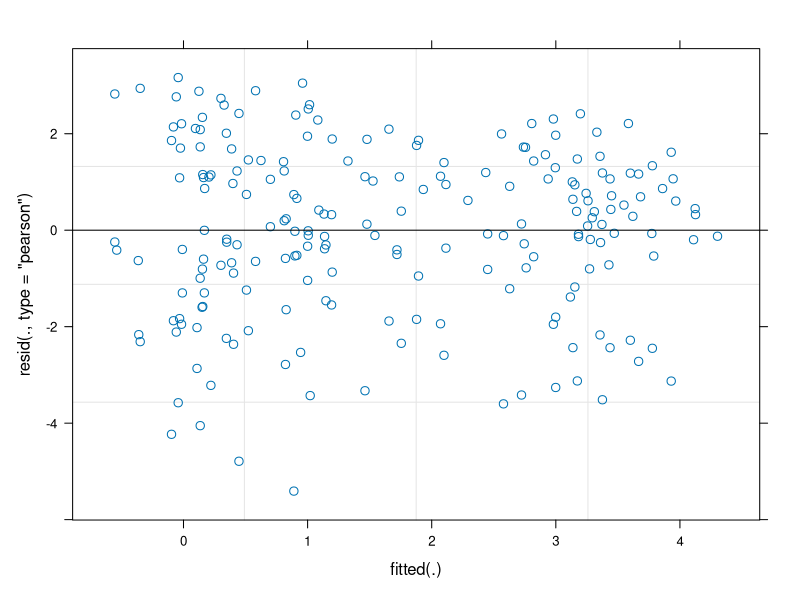
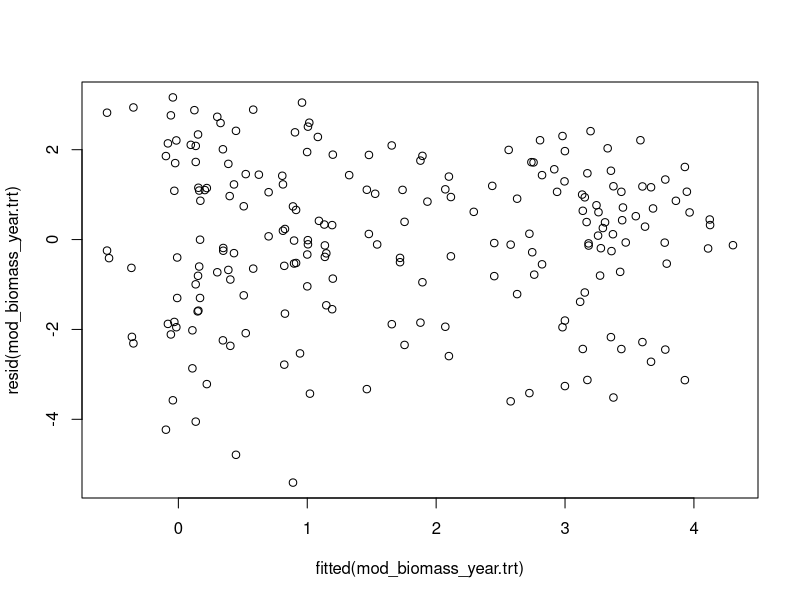

Write the R code that produced these figures, in order.
###############################################################################
## Purpose: script to analyze the NutNet lubb.us species biomass data
## data spans from 2018 to 2023 
## author : Monika Kelley
###############################################################################

## load packages
library(tidyverse)
library(ggplot2)  ## do not install again queen 
library(dplyr)
library(lme4)
library(car)
library(emmeans)
library(vegan)
library(multcompView)
library(multcomp)
library(readxl)
library(lubridate)
library(ggpubr)
library(patchwork)



###############################################################################
## Loading and cleaning data
###############################################################################

### Original data, LBK biomass ----
biomass_00_raw <- read.csv("../data/Biomass.csv")



### Cleaning ---- 

## checking for what categories are there
unique(biomass_00_raw$pft)

## remove "dead" categories
biomass_01_plants <- subset(biomass_00_raw, !(pft == 'dead' | pft == 'Dead'))

## making a new column to standardize growth forms 
# code used to check unique life forms
unique(biomass_01_plants$pft)
unique(biomass_01_plants$growth_form)

# grass
biomass_01_plants$growth_form[biomass_01_plants$pf == 'grasses' | 
                                biomass_01_plants$pft == 'grasses ' |
                                biomass_01_plants$pft == 'grass'] <- 'grass'

# forb
biomass_01_plants$growth_form[biomass_01_plants$pf == 'herbs'] <- 'forb'

# Woody species
biomass_01_plants$growth_form[biomass_01_plants$pf == 'woody'] <- 'woody'


## grouping and summarizing code
# group by plot per year
biomass_02_grouped <- group_by(biomass_01_plants, Plot, Year, DOY, growth_form)
head(biomass_02_grouped)

# means for growth_form weights by plot
biomass_03_mean.weight <- summarise(biomass_02_grouped, biomass.weight = mean(weight))
head(biomass_03_mean.weight)



### adding in additional site and plot information ----

## reading in plot information
plot_information <- read.csv('../data/plot_types.csv')[,2:3]

## adding plot information to biomass data
biomass_04_plot.info <- left_join(biomass_03_mean.weight, plot_information)

## adding specific plot type columns
biomass_04_plot.info <- biomass_04_plot.info %>%
  mutate(n = ifelse(trt == "N" | trt == "NP" | trt == "NK" | trt == "NPK" | trt == "NPK+Fence", 1, 0),
         p = ifelse(trt == "P" | trt == "NP" | trt == "PK" | trt == "NPK" | trt == "NPK+Fence", 1, 0),
         k = ifelse(trt == "K" | trt == "NK" | trt == "PK" | trt == "NPK" | trt == "NPK+Fence", 1, 0))

## add in treatment as binary factors
biomass_04_plot.info$nfac <- as.factor(biomass_04_plot.info$n)
biomass_04_plot.info$pfac <- as.factor(biomass_04_plot.info$p)
biomass_04_plot.info$kfac <- as.factor(biomass_04_plot.info$k)

## add in plot and year as binary factors
biomass_04_plot.info$plotfac <- as.factor(biomass_04_plot.info$Plot)
biomass_04_plot.info$yearfac <- as.factor(biomass_04_plot.info$Year)

## add in blocks 
biomass_04_plot.info$block <- 'block2'
biomass_04_plot.info$block[biomass_04_plot.info$Plot <15] <- 'block1'
biomass_04_plot.info$block[biomass_04_plot.info$Plot >28] <- 'block3'

## removing certain plot types (fence, extra control plots)
biomass_05_cleaned <- subset(biomass_04_plot.info, !(trt == 'Fence' | trt == 'NPK+Fence' |trt == 'xControl'))




###############################################################################
### Model 01 : Biomass, year and treatments 🤟
###############################################################################

## statistical models of diversity across years
# testing the hypotheses about treatment impacts on community diversity, 
# accounting for year-to-year differences


#### Model 01 : Biomass, year and treatments ----

## model 01
mod_biomass_year.trt <- lmer(log(biomass.weight) ~ yearfac * nfac * pfac * kfac + (1|plotfac) + (1|block), data = biomass_05_cleaned)

## viewing
# Component-Component plus Residual plot (CCPR plot)
plot(mod_biomass_year.trt, which = 1)
plot(resid(mod_biomass_year.trt) ~ fitted(mod_biomass_year.trt))

## Anova
biomass_mod_anova <- Anova(mod_biomass_year.trt)
biomass_mod_anova
summary(biomass_mod_anova)




###############################################################################
### visualization
###############################################################################
